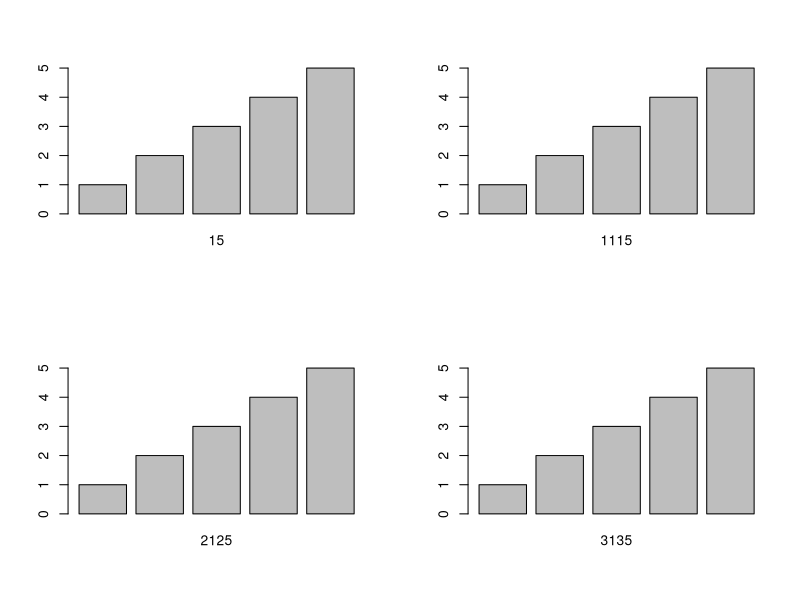

Reproduce this figure in R.
v0 <- c(1, 2, 3, 4, 5)

v1 <- c(11, 12, 13, 14, 15)

v2 <- c(21, 22, 23, 24, 25)

v3 <- c(31, 32, 33, 34, 35)

par(mfrow=c(2,2)) # mfrow 행부터 채우고, mfcol 열부터 채운다

barplot(v0, name='15')
barplot(v0, name='1115')
barplot(v0, name='2125')
barplot(v0, name='3135')
